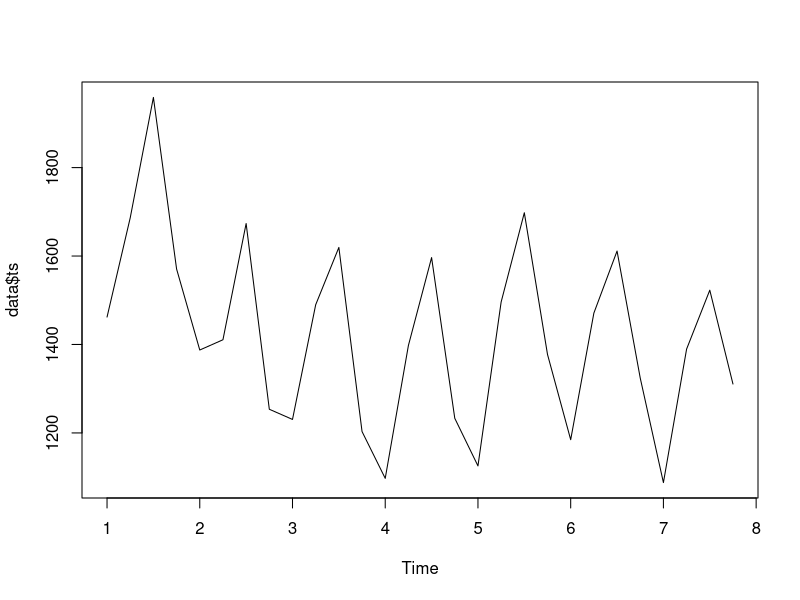
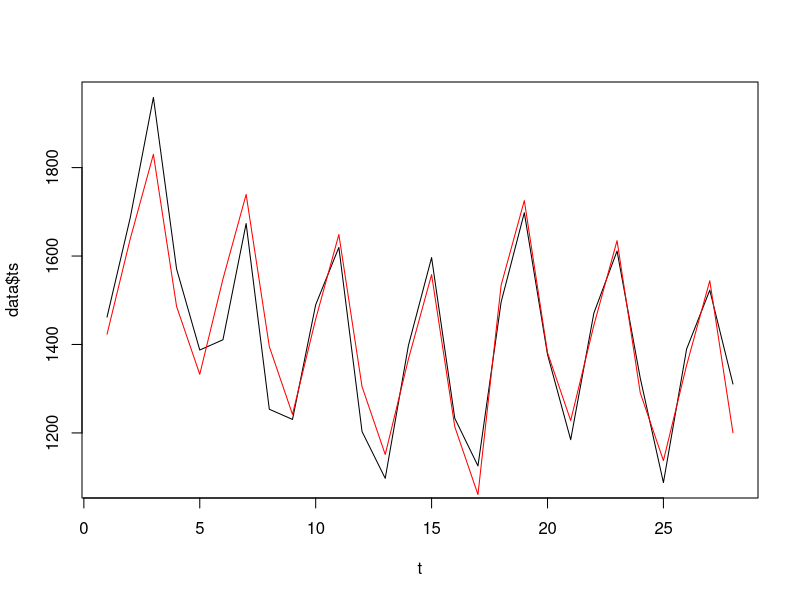
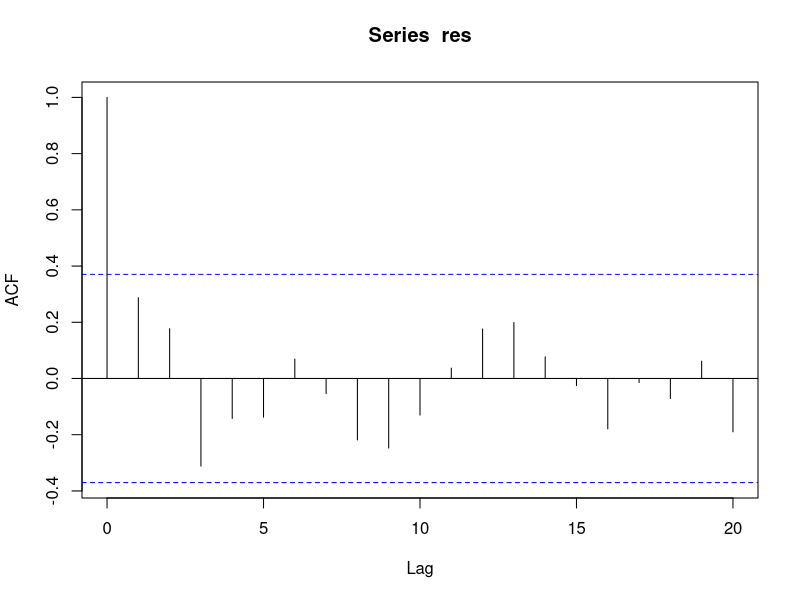

The R source for these figures, in order: (Note: this script raises an error after producing the figures.)
setwd('~/code/R//BDPA/r-statistics/serzhby')
# выбрать временной ряд из БЖД. построить модель множественной регрессии.
# попытаться смоделировать сезонность. 
data = read.csv('bzd.csv', header = TRUE, sep = ';')
s = c('1', '2', '3', '4')
seasons = c()
trend = c()
for(a in seq(1, 7)) {
  seasons = c(seasons, s)
}
for(a in 1:17) {
  trend = c(trend, 0)
}
for(a in 1:11) {
  trend = c(trend, 1)
}

data$trend = trend
data$seasons = seasons

data$ts = ts(data$MINSK, frequency = 4)
plot(data$ts)

t = 1:28
plot(t, data$ts, type="l")
dataReg = lm(data$ts ~ t + data$seasons + data$trend)
lines(t, fitted(dataReg), col="red")
summary(dataReg)
# проверка автокорреляции в остатках
res = residuals(dataReg)
acf(res, lag.max = 20) #ACF  автокорреляционная функция
for (i in 1:6) {
  bt = Box.test(res, lag = i, type = "Ljung-Box")
  print(bt$p.value)
}
# есть автокорреляция в остатках

pearson.test(res)
# остатки распределены нормально

hw = HoltWinters(data$ts, beta=FALSE, gamma=FALSE)
accuracy(dataReg)

